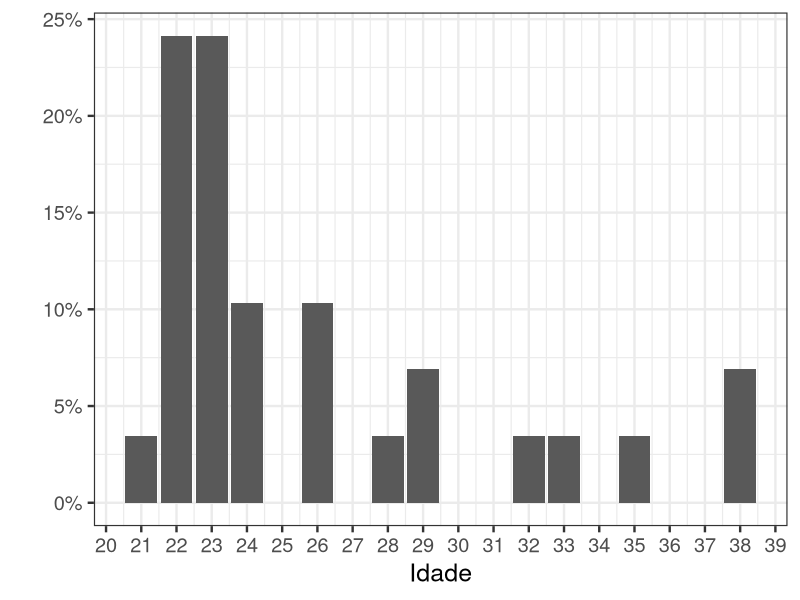
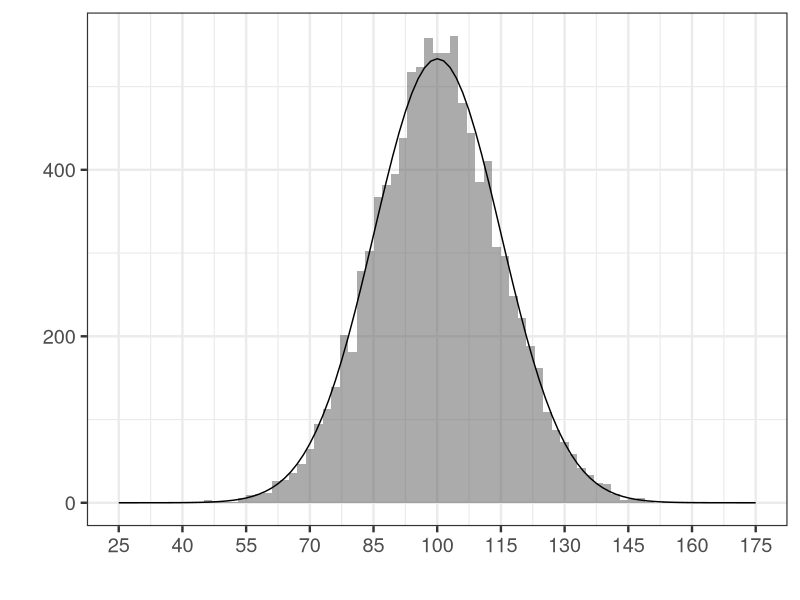

Source code (R) for these figures, in order:
## ---- chunk 1
knitr::opts_chunk$set(echo = FALSE)

library(readr)
library(here)
library(dplyr)
library(ggplot2)
library(scales)

fpcc2 <- read_csv(here("data/dados-fpcc2.csv"))
## ---- chunk 2
fpcc2 %>% mutate(total = n()) %>% group_by(Idade) %>%
  summarise(valor = n()/first(total)) %>% 
  ggplot(aes(Idade, valor)) +
  geom_bar(stat = "identity") + 
  theme_bw(base_size = 18) + 
  scale_y_continuous(labels = percent) + 
  scale_x_continuous(breaks = seq(20,40)) + 
  ylab("")
## ---- chunk 3
dist_normal <- rnorm(n = 10000, mean = 100, sd = 15)
## ---- chunk 4
dff <- data.frame(values = rnorm(n = 10000, mean = 100, sd = 15))
bw = 2
n_obs = sum(!is.na(dff$values))

dff %>% ggplot(aes(values)) + 
  geom_histogram(binwidth = bw, alpha = 0.5) + 
  stat_function(fun = function(x) 
    dnorm(x, mean = mean(dff$values), sd = sd(dff$values)) * bw * n_obs) + 
  theme_bw(base_size = 18) +
  scale_x_continuous(breaks = seq(25, 175, 15), limits = c(25, 175)) + 
  ylab("") + xlab("")
